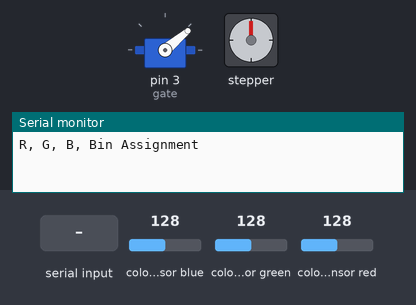
Bench run of a sketch on a simulated Arduino Uno, built with avr-gcc and run on an emulated ATmega328P. Shown: servo, stepper motor, the last lines printed to the serial monitor. The test bench sets the inputs (shaded band); at power-on: colour sensor blue 128, colour sensor green 128, colour sensor red 128. Stepper angles assume 6400 steps per turn.

Above: at 2.2 s.
2.3 s: "s\n" received over Serial
At 3.9 s:
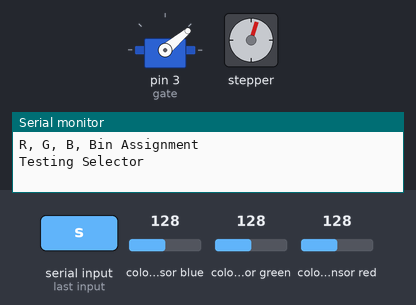
5.3 s: byte 101 ('e') received over Serial
At 8.0 s:
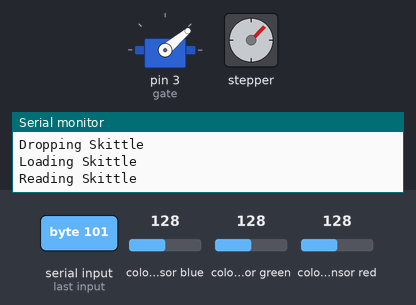
8.3 s: byte 103 ('g') received over Serial
At 9.0 s:
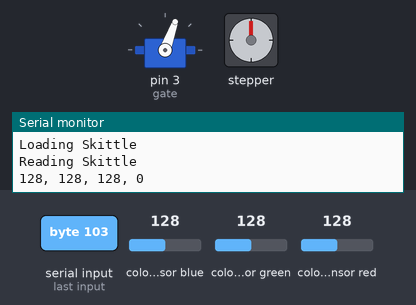
11.3 s: colour sensor blue set to 5
At 12.7 s:
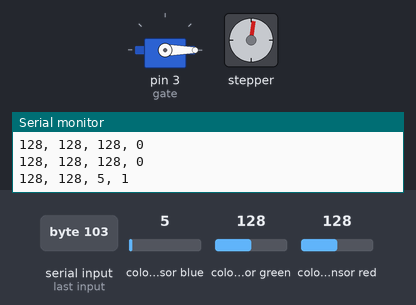
14.3 s: colour sensor green set to 5
At 15.5 s:
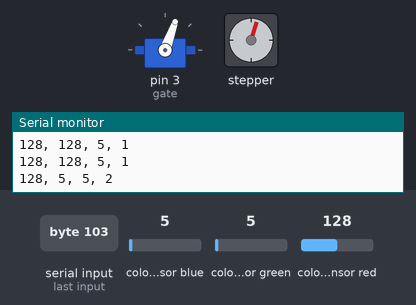
17.3 s: colour sensor red set to 122
20.3 s: colour sensor red set to 116
At 22.3 s:
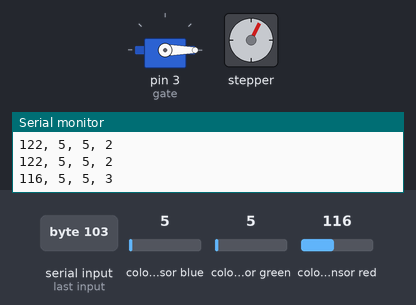
Timing chart, 0 to 24.3 s (numbered marks = the images above; inputs shaded):
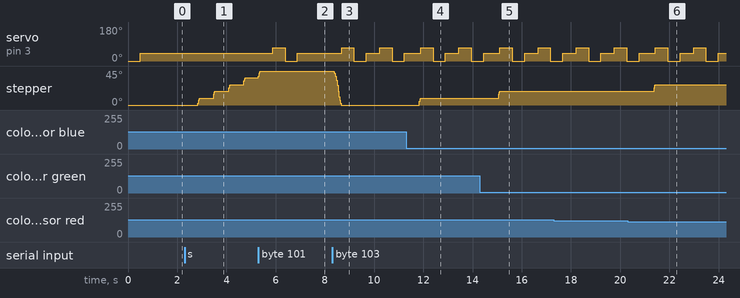

The sketch:

sketch.ino
```cpp
// RGB sensor setup.
#include <Wire.h>
#include "Adafruit_TCS34725.h"
Adafruit_TCS34725 tcs = Adafruit_TCS34725(TCS34725_INTEGRATIONTIME_50MS, TCS34725_GAIN_4X);

// Bin setup.
#include "color.hpp"
const auto bins = Bins(5, [](const Color &lhs, const Color &rhs) -> bool {
    auto mse = sqrt(
        ((int16_t)lhs.r - (int16_t)rhs.r) * ((int16_t)lhs.r - (int16_t)rhs.r) +
        ((int16_t)lhs.g - (int16_t)rhs.g) * ((int16_t)lhs.g - (int16_t)rhs.g) +
        ((int16_t)lhs.b - (int16_t)rhs.b) * ((int16_t)lhs.b - (int16_t)rhs.b));
    return mse < 10.0f;
});

// Selector Setup.
#include "selector.hpp"
const auto selector = Selector(bins.size(), 45, 7, 6);

// Gate setup.
#include "gate.hpp"
const auto gate = Gate(70, 0, 40, 500);

char data[100];

void setup()
{
    // Perform serial startup.
    Serial.begin(9600);
    Serial.println("R, G, B, Bin Assignment");

    // Perform gate startup.
    gate.attach(3);
    gate.load();
    gate.read();

    // Perform selector startup.
    selector.begin();

    // Perform color sensor startup.
    tcs.begin();
}

void loop()
{
    if (Serial.available())
    {
        char c = Serial.read();

        if (c == 's')
        {
            Serial.println("Testing Selector");
            for(uint8_t i = 0; i < selector.getBinCount(); i++)
            {
                selector.select(i);
                delay(500);
            }
        }

        if (c == 'r')
        {
            selector.select(0);
        }

        else if (c == 'c')
        {
            float red, green, blue;
            tcs.getRGB(&red, &green, &blue);
            uint8_t binAss = bins.getBin(Color(red, green, blue));
            sprintf(data, "%d, %d, %d, %d", int(red), int(green), int(blue), int(binAss));
            Serial.println(data);
        }

        else if (c == 'e')
        {
            Serial.println("Dropping Skittle");
            gate.drop();

            Serial.println("Loading Skittle");
            gate.load();

            Serial.println("Reading Skittle");
            gate.read();
        }

        // Some code to run 20 times.
        else if (c == 'g')
        {
            for (uint8_t i = 0; i < 20; i++)
            {
                float red, green, blue;
                tcs.getRGB(&red, &green, &blue);
                uint8_t binAss = bins.getBin(Color(red, green, blue));
                sprintf(data, "%d, %d, %d, %d", int(red), int(green), int(blue), int(binAss));
                Serial.println(data);
                selector.select(binAss);
                gate.drop();
                gate.load();
                gate.read();
            }
        }

        else if (c == '\n')
            ;
        else if (c == '\r')
            ;
        else
        {
            Serial.println(c);
        }
    }
}
```

color.hpp
```cpp
#ifndef __COLOR_HPP__
#define __COLOR_HPP__

#include <math.h>

struct Color
{
    uint8_t r;
    uint8_t g;
    uint8_t b;

    Color()
    {
        this->r = 0xFF;
        this->g = 0xFF;
        this->b = 0xFF;
    }

    Color(float r, float g, float b)
    {
        this->r = uint8_t(r);
        this->g = uint8_t(g);
        this->b = uint8_t(b);
    }

    bool operator==(const Color &rhs)
    {
        return this->r == rhs.r && this->g == rhs.g && this->b == rhs.b;
    }
};

class Bins
{
private:
    const Color DefaultColor = Color();
    Color *bins;
    size_t binCount;
    bool (*equal)(const Color &, const Color &);

public:
    Bins(size_t binCount, bool (*equal)(const Color &, const Color &))
    {
        this->binCount = binCount;
        this->bins = new Color[binCount];
        this->equal = equal;
    }

    ~Bins()
    {
        this->bins = nullptr;
        delete[] this->bins;
    }

    uint8_t size()
    {
        return this->binCount + 1;
    }

    size_t getBin(const Color &color)
    {
        for (size_t i = 0; i < this->binCount; i++)
        {
            // If this bin is empty, then automatically store the value here.
            if (this->bins[i] == this->DefaultColor)
            {
                this->bins[i] = color;
                return i;
            }

            // Otherwise check if the color matches this bin.
            if (!this->equal(this->bins[i], color))
            {
                continue;
            }
            // Found a non-overflow bin match.
            return i;
        }

        // No bin match, use overflow bin.
        return this->binCount;
    }
};

#endif
```

gate.hpp
```cpp
#ifndef __GATE_HPP__
#define __GATE_HPP__

#include <Servo.h>

class Gate
{
private:
    Servo servo;
    uint8_t dropPosition;
    uint8_t loadPosition;
    uint8_t readPosition;
    uint16_t delayMs;

public:
    Gate(uint8_t dropPosition, uint8_t loadPosition, uint8_t readPosition, uint16_t delayMs)
    {
        this->dropPosition = dropPosition;
        this->loadPosition = loadPosition;
        this->readPosition = readPosition;
        this->delayMs = delayMs;
    }

    void attach(uint8_t pin)
    {
        this->servo.attach(pin);
    }

    void drop()
    {
        this->servo.write(this->dropPosition);
        delay(this->delayMs);
    }

    void load()
    {
        this->servo.write(this->loadPosition);
        delay(this->delayMs);
    }

    void read()
    {
        this->servo.write(this->readPosition);
        delay(this->delayMs);
    }
};

#endif
```

selector.hpp
```cpp
#ifndef __SELECTOR_HPP__
#define __SELECTOR_HPP__

#include <AccelStepper.h>

class Selector
{
    private:
        AccelStepper stepper;
        uint16_t maxAngle;
        uint32_t binDistance;
        uint8_t numberOfBins;

        // 400 steps per revolution, 16th microstepping
        const uint32_t numberOfStepsPerRevolution = 6400;

        void moveTo(uint32_t targetPos)
        {
            this->stepper.moveTo(targetPos);
            while(this->stepper.currentPosition() != targetPos) this->stepper.run();
        }

    public:
        Selector(uint8_t numberOfBins, uint16_t maxAngle, uint8_t stepPin, uint8_t directionPin)
        {
            this->stepper = AccelStepper(AccelStepper::DRIVER, stepPin, directionPin);

            if (maxAngle < 360)
            {
                this->maxAngle = maxAngle;
            }
            else
            {
                this->maxAngle = 0;
            }


            if (numberOfBins > 1)
            {
                this->binDistance = int((long long) (this->numberOfStepsPerRevolution * maxAngle) / (numberOfBins - 1) / 360);
            }
            else
            {
                this->binDistance = 0;
            }
            this->numberOfBins = numberOfBins;
        }

        void begin()
        {
            this->stepper.setMinPulseWidth(1);
            this->stepper.setMaxSpeed(100000);
            this->stepper.setAcceleration(50000);
        }

        void select(uint8_t bin)
        {
            uint32_t targetPos = this->binDistance * bin;

            // Blocking function to move to target position
            this->moveTo(targetPos);
        }

        uint8_t getBinCount()
        {
            return this->numberOfBins;
        }

        void test()
        {
            this->moveTo(500);
            this->moveTo(0);
        }
};

#endif
```

Measured:
- the behaviour switches between 119 and 118 on colour sensor red (found by bisection; images 5 and 6)
- after the input at 5.3 s, servo on pin 3 (gate): 40° → 70° after 0.58 s, → 0° 0.50 s later, → 40° 0.50 s later
- after the input at 8.3 s, servo on pin 3 (gate): 40° → 70° after 0.38 s, → 0° 0.50 s later, → 40° 0.50 s later, → 70° 0.55 s later, … (6 changes in this stretch); stepper: turns 45° counter-clockwise in 0.31 s, starting after 0.05 s
